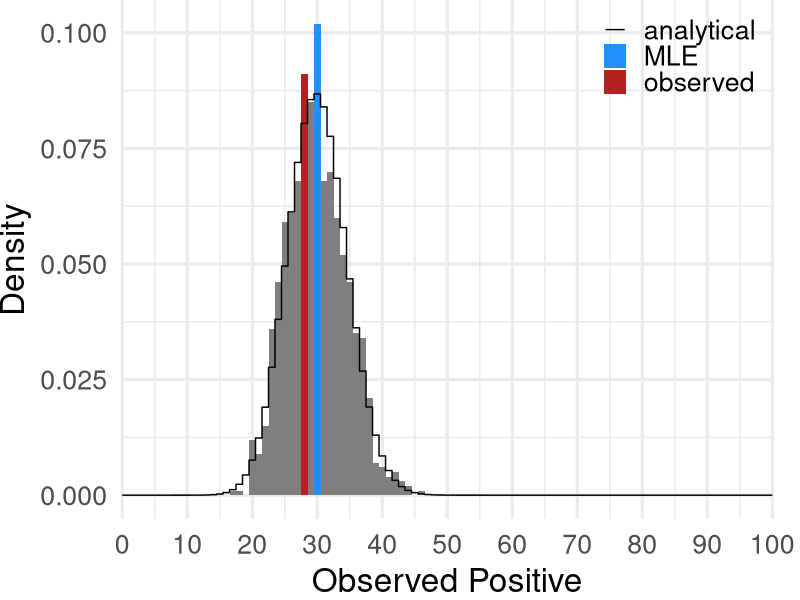
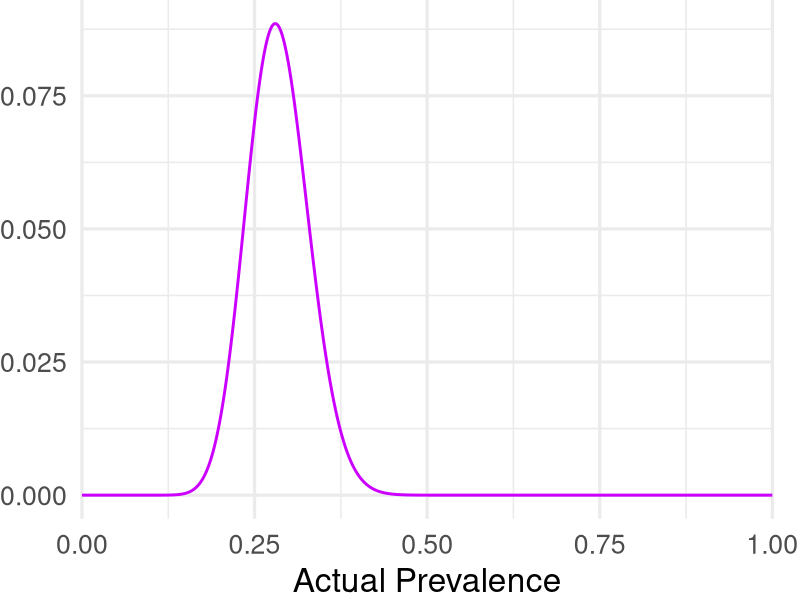
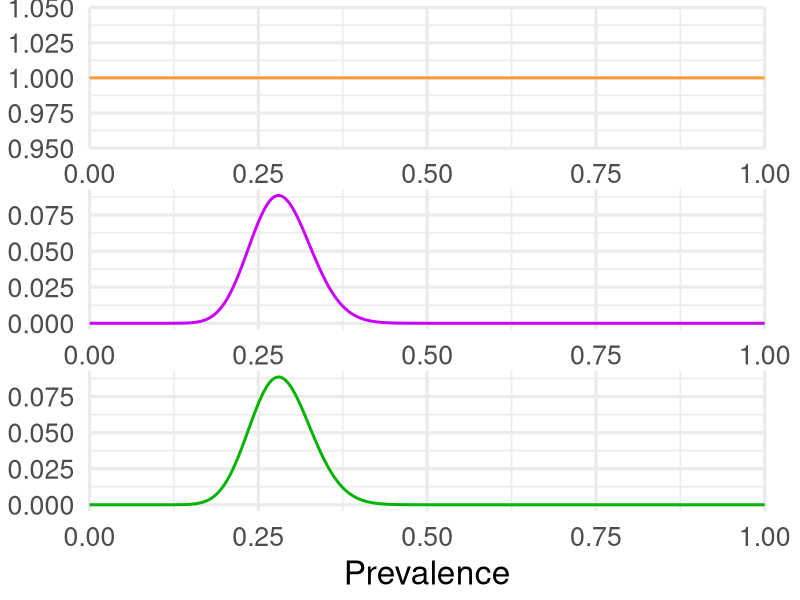

Here is the R script that generated these plots, in order:
#' Introduction to Inference
#' [MMED](https://www.ici3d.org/MMED)
#' Steve Bellan 2012, 2015
#' Carl Pearson 2025, 2026
#' Claire Perrin Smith 2026
#'
#' By the end of this tutorial you should be able to:
#'  * Write a likelihood function for binomially distributed data
#'  * Explain the Metropolis-Hastings algorithm
#'  * Explain how proposal distribution affects MCMC convergence
#'  * Assess MCMC convergence with the Gelman-Rubin diagnostic
#'    and trace plots
#'
#' -----------------------------------------------------------------------------

makeActiveBinding("???", \() stop("Replace Me!", call. = FALSE), parent.frame())

library(dplyr)
library(ggplot2)
library(patchwork)
set.seed(42)

plot_colors <- c(
  posterior = "#00b300",
  likelihood = "#cc00ff",
  prior = "#ff9933",
  denom = "#0099ff",
  analytical = "#000000",
  MLE = "dodgerblue",
  observed = "firebrick",
  other_samples = "lightgrey"
)

# reference values
true_prevalence <- 0.3
sample_size <- 100L
observation <- 28L

#' Breakout 1: Recall the Binomial

#' Fill in the correct distribution function

dMystery <- function(observed_positive) {
  return(dbinom(
    x = observed_positive,
    size = sample_size,
    prob = true_prevalence
  ))
}

#' First, let's simulate many experiments of sample_size = 100

random_samples <- data.frame(
  sample_id = seq_len(1000),
  observed_positive = rbinom(
    n = 1000,
    size = sample_size,
    prob = true_prevalence
  ) # some sampling procedure
)

#' Finally, use this plotting function to look at your results.

distro_plot <- function(FUN, samples) {
  ggplot(samples) +
    aes(x = observed_positive) +
    geom_histogram(
      aes(
        y = after_stat(density),
        fill = after_stat(case_when(
          x == true_prevalence * sample_size ~ "MLE",
          x == observation ~ "observed",
          .default = "other samples"
        ))
      ),
      binwidth = 1L,
      center = 0
    ) +
    stat_function(
      mapping = aes(color = "analytical"),
      fun = FUN,
      geom = "step",
      n = sample_size + 1,
      direction = "mid"
    ) +
    scale_x_continuous(
      "Observed Positive",
      limits = c(0, sample_size),
      breaks = seq(0, sample_size, 10),
      expand = expansion(mult = 0)
    ) +
    scale_y_continuous("Density") +
    scale_color_manual(
      NULL,
      values = plot_colors,
      aesthetics = c("color", "fill")
    ) +
    coord_cartesian(clip = "off") +
    theme_minimal(base_size = 24) +
    theme(
      legend.position = "inside",
      legend.position.inside = c(1, 1),
      legend.justification.inside = c(1, 1),
      plot.margin = margin(r = 20)
    )
}

ggsave(
  "testing/binomial_distro.png",
  distro_plot(dMystery, random_samples),
  height = 5,
  width = 10,
  dpi = 1200,
  bg = "transparent"
)

# 2. Recall Likelihood

# Recall the correct likelihood function

lMystery <- function(latent_probability, log = FALSE) {
  return(dbinom(
    x = observation,
    size = sample_size,
    prob = latent_probability,
    log = log
  ))
}

# Using this plotting function, inspect your likelihood function

likelihood_plot <- function(
  FUN,
  type = "likelihood",
  x_label = "Actual Prevalence",
  y_label = NULL,
  title = NULL,
  show_legend = FALSE
) {
  p <- ggplot() +
    geom_function(
      mapping = aes(color = type),
      fun = FUN,
      linewidth = 1,
      n = 1001
    ) +
    scale_x_continuous(
      x_label,
      limits = c(0, 1),
      expand = expansion(mult = 0)
    ) +
    scale_y_continuous(y_label) +
    scale_color_manual(
      NULL,
      values = plot_colors
    ) +
    coord_cartesian(clip = "off") +
    labs(title = title) +
    theme_minimal(base_size = 24) +
    theme(
      plot.margin = margin(r = 20)
    )

  if (show_legend) {
    p <- p +
      theme(
        legend.position = "inside",
        legend.position.inside = c(1, 1),
        legend.justification.inside = c(1, 1)
      )
  } else {
    p <- p + theme(legend.position = "none")
  }
  return(p)
}

# draw and save likelhood function

likelihood_curve_plot <- likelihood_plot(lMystery)

ggsave(
  "testing/likelihood.png",
  likelihood_curve_plot,
  height = 5,
  width = 10,
  dpi = 1200,
  bg = "transparent"
)

# 3. Combined Likelihood plot, prior plot, and posterior plot

# introduce a prior which takes no position on the prevalence

priorMystery <- function(latent_probability) {
  return(dunif(latent_probability, min = 0, max = 1))
}

posterior_fun <- function(priorMystery, lMystery) {
  function(latent_probability) {
    return(lMystery(latent_probability) * priorMystery(latent_probability))
  }
}

# use a plotting function to display the prior, likelihood, and posterior

compare_plot <- function(prior_fun, likelihood_fun) {
  p1 <- likelihood_plot(
    prior_fun,
    type = "prior",
    x_label = NULL,
    show_legend = FALSE
  )

  p2 <- likelihood_plot(
    likelihood_fun,
    type = "likelihood",
    x_label = NULL,
    show_legend = FALSE
  )

  p3 <- likelihood_plot(
    posterior_fun(prior_fun, likelihood_fun),
    type = "posterior",
    x_label = "Prevalence",
    show_legend = FALSE
  )

  return(p1 / p2 / p3)
}

combined_plot <- compare_plot(priorMystery, lMystery)

ggsave(
  "testing/combined_plots.png",
  combined_plot,
  height = 5,
  width = 10,
  dpi = 1200,
  bg = "transparent"
)

# 4. MCMC in practice

# write a proposal function, which moves symmetrically
# about the current value

proposalMystery <- function(initial_prevalence) {}

#
